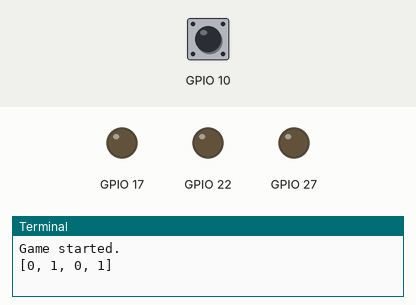
The program below on a simulated Raspberry Pi (BCM pin numbers). Shown: output pins drawn as LEDs (lit = HIGH), the last lines printed to the terminal. The inputs (shaded band) are chosen by the test bench; at power-on: GPIO 10 HIGH. Random numbers come from a fixed seed; databases and web services accept everything at once and return nothing; the interpreter's speed is modelled, so counts of loop turns are approximate.

Above: at 5.0 s.
5.1 s: GPIO 10 pulsed LOW 5 times (0.12 s each, 0.3 s apart)
At 6.9 s:
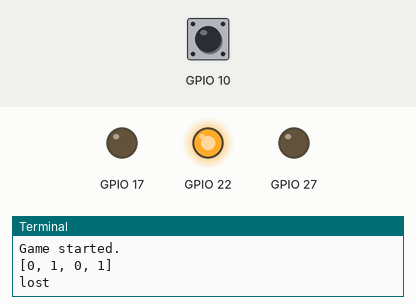
At 10.1 s:
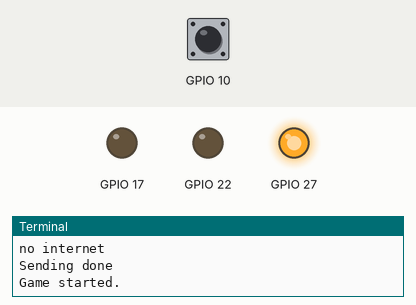
Timing chart, 0 to 17.3 s (numbered marks = the images above; inputs shaded):
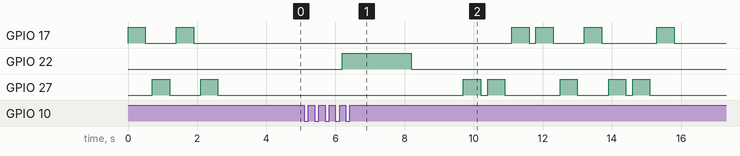

Measured:
- after the input at 5.1 s, GPIO 17: LOW → HIGH after 6.0 s, → LOW 0.50 s later, → HIGH 0.20 s later, → LOW 0.50 s later, … (8 changes in this stretch); GPIO 22: LOW → HIGH after 1.1 s, → LOW 2.0 s later; GPIO 27: LOW → HIGH after 4.6 s, → LOW 0.50 s later, → HIGH 0.20 s later, → LOW 0.50 s later, … (10 changes in this stretch)
- by itself, GPIO 17, GPIO 27: alternates HIGH for 0.50 s and LOW for 0.90 s, 4 changes in all, then stays LOW

The program:

game02.py
```python
import json
import random
import time as t

import RPi.GPIO as g
import thingspeak as ts

channel_id = 268361
write_key = "..."
read_key = "..."
channel = ts.Channel(id=channel_id, write_key=write_key, api_key=read_key)

g.setmode(g.BCM)
g.setwarnings(False)


g.setup(17, g.OUT)
g.setup(27, g.OUT)
g.setup(10, g.IN)
g.setup(22, g.OUT)

g.output(17, g.LOW)
g.output(22, g.LOW)
g.output(27, g.LOW)


def send_data(v, anzahl):
    print("Sending data...")
    read = channel.get({})
    ch = json.loads(read)
    last_entry_id = ch["channel"]["last_entry_id"]

    v2 = 0
    try:
        feeds = ch["feeds"]
        feed = feeds[last_entry_id - 1]
        v2 = int(feed["field3"])
    except:
        print("no score")

    if int(v) == 2:
        v2 = v2 + 1
    else:
        v2 = v2 - 1

    channel.update({"field1": v, "field2": anzahl, "field3": v2})
    print("Sending is done.")


def play(gx):
    print("Game started.")
    game = []
    x = random.randint(2, 10)

    while len(game) < x:
        game.append(random.randint(0, 1))

    play_lights(game)
    print(game)
    userInput = []
    d = 0
    while d < len(game):
        userInput.append(test())
        d = d + 1

    if game == userInput:
        print("won")
        audio_won()
        # x = x + 1

        print(x)
        try:
            send_data(2, len(game))
        except:
            print("no internet")

        print("Sending done")
    else:
        print("lost")
        audio_lost()
        # x = x -1

        print(x)
        try:
            send_data(1, len(game))
        except:
            print("no internet")

        print("Sending done")

    gx = gx - 1

    if gx > 0:
        t.sleep(1.5)
        play(gx)


def play_lights(g2):
    c = 0
    light_off()
    while c < len(g2):
        if g2[c] == 1:
            light_red_on()
            t.sleep(0.5)
        else:
            light_blue_on()
            t.sleep(0.5)
        c = c + 1

        light_off()
        t.sleep(0.2)


def light_red_on():
    g.output(27, g.HIGH)
    g.output(17, g.LOW)


def light_blue_on():
    g.output(27, g.LOW)
    g.output(17, g.HIGH)


def light_off():
    g.output(27, g.LOW)
    g.output(17, g.LOW)


def test():
    y = 0
    z = 0
    user = -1
    while y < 1:
        while g.input(10) == 0:
            z = z + 0.1
            t.sleep(0.1)

            if z <= 0.5:
                user = 0
                # print(z)
                y = y + 1
            else:
                if z > 0.5:
                    user = 1
                    # print(z)
                    y = y + 1
    return user


def audio(f1):
    g.output(22, g.HIGH)
    t.sleep(f1)
    g.output(22, g.LOW)


def audio_won():
    for i in range(1, 6):
        audio(i * 0.1)
        t.sleep(i * 0.1)


def audio_lost():
    audio(2)


# Funktion play wird gestartet


play(10)


g.cleanup()
```
